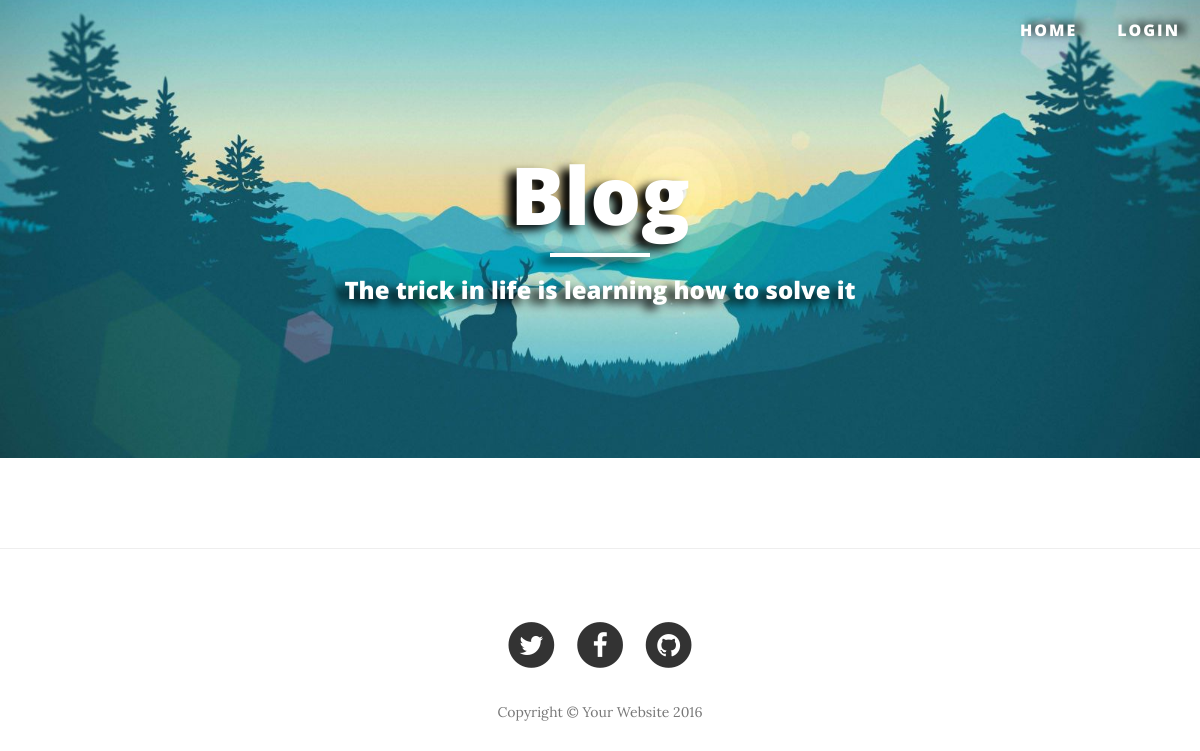
The app's page /, older data.
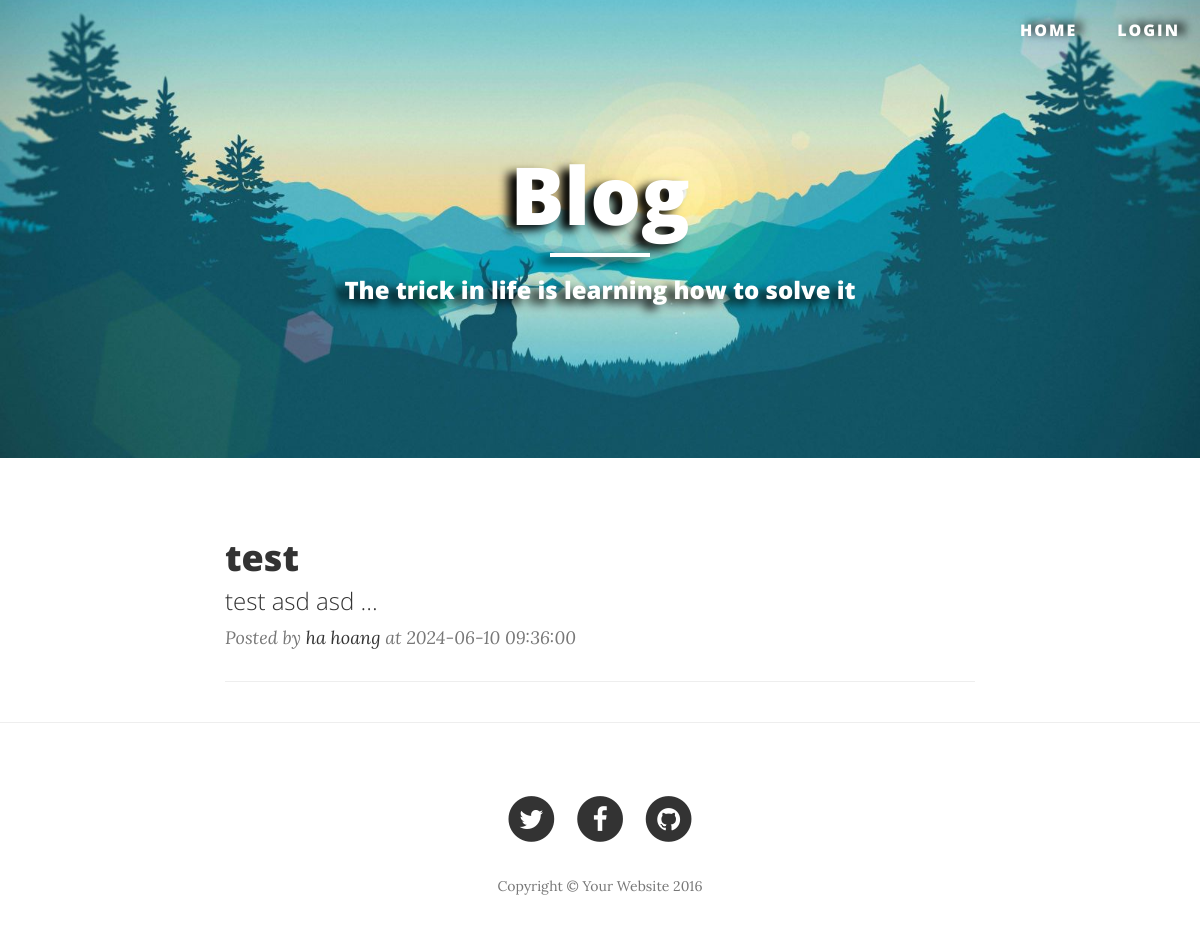
The same page, newer data.
### tables this page shows
CREATE TABLE `posts` (
  `id` int(11) NOT NULL,
  `author_id` int(11) NOT NULL,
  `title` varchar(100) NOT NULL,
  `content` longtext NOT NULL,
  `image` varchar(255) DEFAULT NULL,
  `status` varchar(50) DEFAULT NULL,
  `created_at` timestamp NOT NULL DEFAULT current_timestamp(),
  `updated_at` timestamp NOT NULL DEFAULT current_timestamp() ON UPDATE current_timestamp()
);

CREATE TABLE `users` (
  `id` int(11) NOT NULL,
  `full_name` varchar(255) NOT NULL,
  `address` varchar(255) NOT NULL,
  `age` int(11) NOT NULL,
  `sex` varchar(10) NOT NULL,
  `phone_number` int(20) NOT NULL,
  `email` varchar(50) NOT NULL,
  `role` varchar(50) DEFAULT NULL,
  `status` varchar(50) DEFAULT NULL,
  `created_at` timestamp NOT NULL DEFAULT current_timestamp(),
  `updated_at` timestamp NOT NULL DEFAULT current_timestamp() ON UPDATE current_timestamp()
);

### model/blogs.php (called while the page is built, shortened)
<?php
class Blogs {
    private $pdo;
    public function __construct(
        $pdo,
        $id = null,
        $author_id = null,
        $title = null,
        $content = null,
        $image = [],
        $status = null,
        $image_path = null,
        $directory_file_call = null,
        $updated_at = null
    ){
        $this->pdo = $pdo;
    }
    public function filterByAttributes($filters) {
        try{
            $query = self::BASE_QUERY;
            foreach($filters as $filter){
                $query .= $filter[0] ." ". $filter[1] ." ". $filter[2] ." ". $filter[3];
            }
            $stmt = $this->pdo->prepare($query);
            $stmt->execute();
            return $stmt->fetchAll(PDO::FETCH_ASSOC);
        } catch (PDOException $e) {
            throw new exception('Cannot get posts with filters '.  $e->getMessage());
        }
    }
}

### index.php (the view, shortened to what the changed rows need)
<?php
include_once "model/blogs.php";
$results = [];
$default_number_posts = 5;
try {
    $page = $_GET['page'] ?? 1;
    $start = ($page - 1) * $default_number_posts;
    $end = $page * $default_number_posts;
    $pdo = new Database();
    $pdo->setAttribute(PDO::ATTR_EMULATE_PREPARES, false);
    $pdo->setAttribute(PDO::ATTR_ERRMODE, PDO::ERRMODE_EXCEPTION);
    $posts = new Blogs($pdo);
    $results = $posts->filterByAttributes([[
        Blogs::TABLE.".".Blogs::STATUS,
        "=",
        "'".Blogs::STATUS_ACTIVE."'",
        null
    ]]);
} catch (Exception $e) {
    $error = 'Can not get post information: '.  $e->getMessage();
}
?>
<!DOCTYPE html>
<html lang="en">
<head>
    <link href="view/resource/vendor/bootstrap/css/bootstrap.min.css" rel="stylesheet">
    <link href="view/resource/css/clean-blog.css" rel="stylesheet">
    <link href="view/resource/vendor/font-awesome/css/font-awesome.min.css" rel="stylesheet" type="text/css">
</head>
<body>
<?php include_once 'view/header.php'?>
<header class="intro-header">
    <div class="container">
        <div class="row">
            <div class="col-lg-8 col-lg-offset-2 col-md-10 col-md-offset-1">
                <div class="site-heading">
                    <h1>Blog</h1>
                </div>
            </div>
        </div>
    </div>
</header>
<div class="container">
    <div class="row">
        <div class="col-lg-8 col-lg-offset-2 col-md-10 col-md-offset-1">
            <?php
            if(!empty($results)){
                foreach ($results as $key => $result){
                    if( $start <= $key && $key < $end) {
                        if (strlen($result['content']) > 50) {
                            $shortDes = substr($result['content'], 0, 50) . "...";
                        } else {
                            $shortDes = $result['content'];
                        }
                        echo "
                        <div class='post-preview'>
                            <a href='view/posts/post.php?id=" . $result['id'] . "'>
                                <h2 class='post-title'>
                                    " . $result['title'] . "
                                </h2>
                                <h3 class='post-subtitle'>
                                    " . $shortDes . "
                                </h3>
                            </a>
                            <p class='post-meta'>Posted by <a href='view/posts/list_by_author.php?author_id=" . $result['author_id'] . "'>" . $result['full_name'] . "</a> at " . $result['updated_at'] . "</p>
                                </div>
                        <hr> ";
                    }
                }
            }
            ?>
        </div>
    </div>
</div>
<hr>
<footer>
    <div class="container">
    </div>
</footer>
</body>
</html>

Row changes from the older to the newer data that the page shows:
added posts: title "test", content "test asd asd ...", author.full_name "ha hoang", updated_at "2024-06-10 09:36:00"
